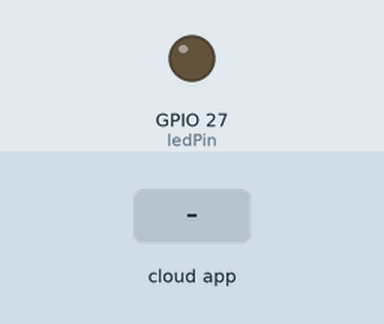
The sketch below on a simulated ESP32. Parts: output pins drawn as LEDs (lit = HIGH). The inputs (shaded band) are chosen by the test bench. WiFi joins after 1.5 s; servers stay silent unless stated; the Firebase database answers and starts empty; what the sketch prints to the serial monitor is not drawn.

Above: at 2.7 s.
2.8 s: the phone or cloud app sets LEDStatus to ON
At 4.0 s:
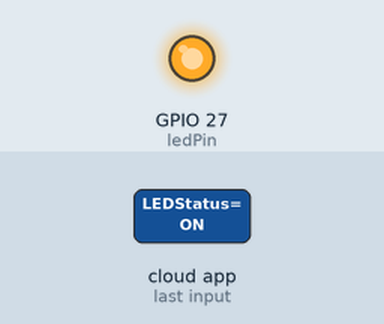
4.3 s: the phone or cloud app sets LEDStatus to OFF
At 5.7 s:
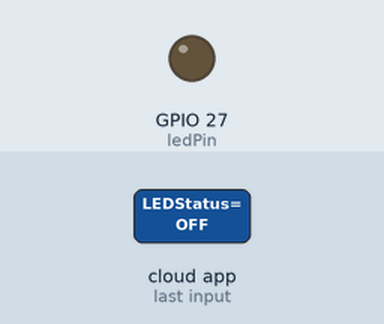
Timing chart, 0 to 7.3 s (numbered marks = the images above; inputs shaded):
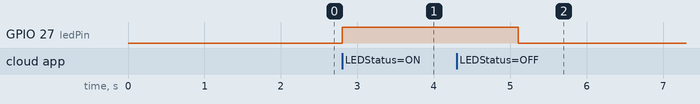

The sketch:

LedFirebase.ino
```cpp
#include <ESP32Firebase.h>
#include <WiFi.h>


#define FIREBASE_HOST "https://-----rtdb.europe-west1.firebasedatabase.app"

#define WIFI_SSID "YOUR_WIFI_SSID"
#define WIFI_PASSWORD "YOUR_WIFI_PASSWORD"

const int ledPin = 27;

Firebase firebase(FIREBASE_HOST);
String path = "/LEDStatus";

void setup() {
  Serial.begin(115200);
  pinMode(ledPin, OUTPUT);
  digitalWrite(ledPin, LOW);

  WiFi.begin(WIFI_SSID, WIFI_PASSWORD);
  Serial.print("Connecting to Wi-Fi");
  while (WiFi.status() != WL_CONNECTED) {
    Serial.print(".");
    delay(300);
  }
  Serial.println();
  Serial.print("Connected with IP: ");
  Serial.println(WiFi.localIP());

}

void loop() {

  String value = firebase.getString(path);
  if (value == "ON") {
    digitalWrite(ledPin, HIGH);
  } else if (value == "OFF") {
    digitalWrite(ledPin, LOW);
  }

  delay(1000); // Adjust timing as needed
}
```

Measured:
- after the input at 2.8 s, GPIO 27 (ledPin): LOW → HIGH at once
- after the input at 4.3 s, GPIO 27 (ledPin): HIGH → LOW after 0.80 s
